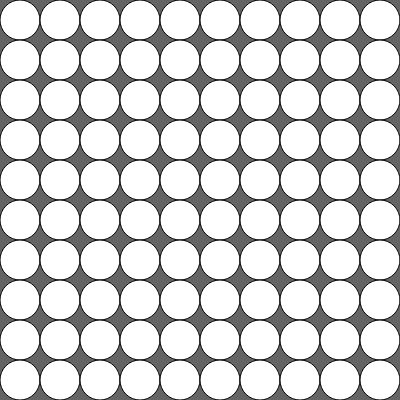
Frame 1 (no input)
Frame 60 (no input): identical to frame 1, image omitted
Frame 120 (the mouse pressed at the canvas centre since frame 60): identical to frame 1, image omitted

The p5.js sketch that drew this single still picture (run headless with seeded random() and noise() and a simulated clock; from frame 60 on, the mouse is pressed at the canvas centre):

// p5.js sketch
// ── sketch.js
function setup() {
    createCanvas(400, 400);
    background(100);

    let numberOfCircles = 10;
    let circleSize = width/numberOfCircles;
    
    // buitenste loop; deze gaat 10 keer naar beneden
    for(let row = 0; row < numberOfCircles; row++) {
        // binnenste loop; deze tekent 10 cirkels naast elkaar in 1 rij
        for (let col = 0; col < numberOfCircles; col++) {

            // laat de cirkels naast elkaar/onder lekaar komen
            let x = circleSize/2 + col * circleSize;
            let y = circleSize/2 + row * circleSize;

            fill("white");
            circle(x, y, circleSize);
        }
    }
}

function draw() {
}
